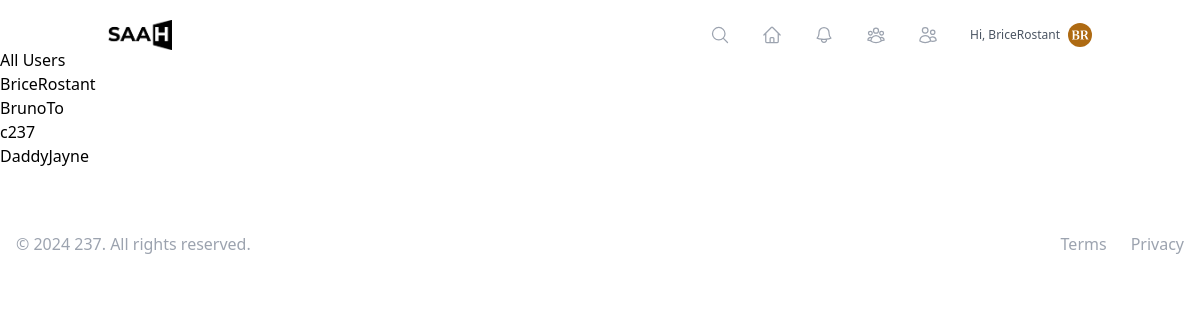
The app's page /users/ (signed in), older data.
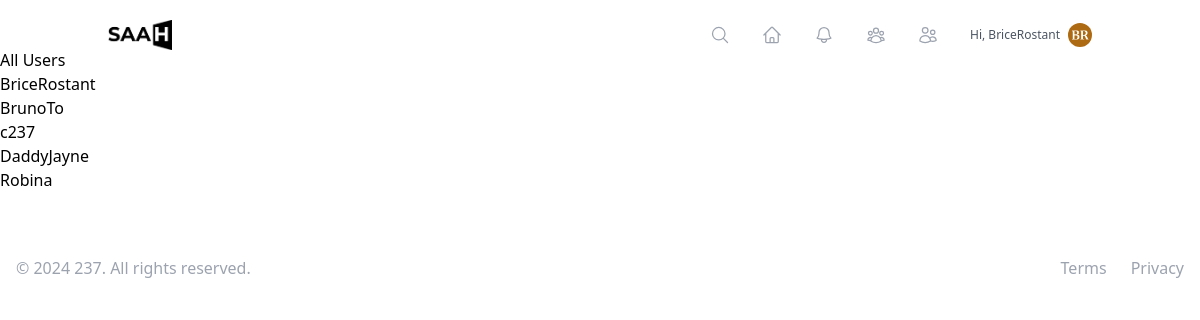
The same page, newer data.
### users/models.py (models this page shows, shortened)
class User(AbstractUser):
    bio = models.TextField(max_length=500, blank=True)
    profile_picture = models.ImageField(upload_to='profile_pics/', blank=True, null=True)
    date_joined = models.DateTimeField(auto_now_add=True)
    location = models.CharField(max_length=100, blank=True)
    website = models.URLField(max_length=200, blank=True)
    onesignal_player_id = models.CharField(max_length=36, blank=True, null=True)
    following = models.ManyToManyField('self', symmetrical=False, related_name='followers')
    blocked_users = models.ManyToManyField('self', symmetrical=False, related_name='blocked_by')
    is_verified = models.BooleanField(default=False)
    is_premium = models.BooleanField(default=False)
    is_manual_writer = models.BooleanField(default=False)
    def get_avatar_url(self):
        return get_or_create_avatar(self)
    def unread_notifications_count(self):
        return self.notifications.filter(is_read=False).count()

### users/views.py (the view)
# urls.py: path('', UserListView.as_view(), name='user_list'),
class UserListView(ListView):
    model = User
    template_name = 'users/user_list.html'
    context_object_name = 'users'

### users/utils.py (called while the page is built)
def get_or_create_avatar(user):
    cache_key = f'user_avatar_{user.id}'
    avatar_url = cache.get(cache_key)
    if not avatar_url:
        if not user.profile_picture:
            avatar = generate_avatar(user.username)
            user.profile_picture.save(f"{user.username}_avatar.png", avatar, save=True)
        avatar_url = user.profile_picture.url
        cache.set(cache_key, avatar_url, timeout=86400)  # Cache for 24 hours
    return avatar_url

### templates/users/user_list.html
{% extends "base.html" %}
{% block content %}
<h2>All Users</h2>
<ul>
{% for user in users %}
    <li>
        <a href="{% url 'user_profile' user.username %}">{{ user.username }}</a>
    </li>
{% empty %}
    <li>No users found.</li>
{% endfor %}
</ul>
{% endblock %}

### templates/base.html (shortened to what this page needs)
<!DOCTYPE html>
{% load static %}
<html lang="en">
<head>
    <script src="https://cdn.tailwindcss.com"></script>
</head>
<body class=" min-h-screen flex flex-col">
    <header class="navbar fixed top-0 left-0 w-full z-30">
        <nav class="container mx-auto flex justify-between items-center p-5">
            <div class="">
                <a href="{% url 'article_list' %}" class="">
                    <img src="{% static 'logo.png' %}" alt="SAAH" class="inline-block" style="max-height: 30px;" />
                </a>
            </div>
            {% if user.is_authenticated %}
                <div class="hidden md:flex items-center space-x-8">
                    <a href="{% url 'search' %}" class="text-gray-400 hover:text-gray-600 group relative" title="Search">
                        <svg class="w-5 h-5" fill="none" stroke="currentColor" viewBox="0 0 24 24" xmlns="http://www.w3.org/2000/svg" stroke-width="1.5">
                            <path stroke-linecap="round" stroke-linejoin="round" d="M21 21l-5.197-5.197m0 0A7.5 7.5 0 105.196 5.196a7.5 7.5 0 0010.607 10.607z" />
                        </svg>
                    </a>
                    <a href="{% url 'article_list' %}" class="text-gray-400 hover:text-gray-600 group relative" title="Home">
                    </a>
                    <a href="{% url 'notification_list' %}" class="text-gray-400 hover:text-gray-600 relative group" title="Notifications">
                    </a>
                    <a href="{% url 'following_list' %}" class="text-gray-400 hover:text-gray-600 group relative" title="Connections">
                    </a>
                    <a href="{% url 'followers_list' %}" class="text-gray-400 hover:text-gray-600 group relative" title="Followers">
                    </a>
                    <a href="{% url 'user_profile' user.username %}" class="flex items-center space-x-2 text-gray-600 hover:text-gray-800 group relative">
                        <span class="text-xs">Hi, {{ user.username }}</span>
                        <img src="{{ user.get_avatar_url }}" alt="{{ user.username }}" class="w-6 h-6 rounded-full">
                    </a>
                </div>
            {% endif %}
        </nav>
    </header>
    <main class="my-12">
        {% block content %}
        {% endblock %}
    </main>
    <footer class="footer bottom-0 left-0 w-full hero-foot  text-xs md:text-base z-30">
        <div class="max-w-7xl mx-auto py-2 md:py-4 px-2 md:px-4 flex flex-col md:flex-row items-center justify-between">
            <div class="flex justify-center space-x-4 md:space-x-6 order-2 md:order-2">
                <a href="#" class="text-gray-400 hover:text-gray-500">
                    Terms
                </a>
                <a href="#" class="text-gray-400 hover:text-gray-500">
                    Privacy
                </a>
            </div>
            <div class="mt-2 md:mt-0 order-1 md:order-1">
                <p class="text-center text-gray-400">&copy; 2024 237. All rights reserved.</p>
            </div>
        </div>
    </footer>
</body>
</html>

### templates/base.html (style rules this page uses)
.navbar, .footer { transition: transform 0.3s ease-in-out; }

Row changes from the older to the newer data that the page shows:
added User: username "Robina"
